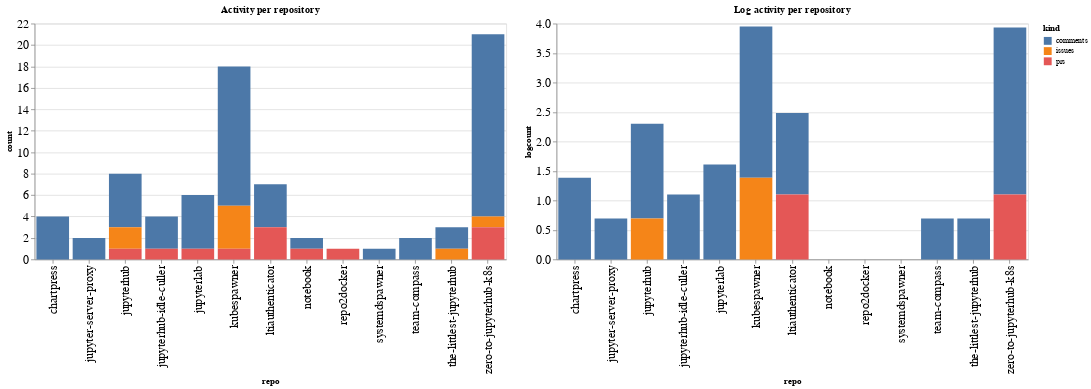

The notebook cell saved with this chart:
### Code cell
ch1 = alt.Chart(repo_summaries, width=600, title="Activity per repository").mark_bar().encode(
    x='repo',
    y='count',
    color='kind',
    tooltip="kind"
)

ch2 = alt.Chart(repo_summaries, width=600, title="Log activity per repository").mark_bar().encode(
    x='repo',
    y='logcount',
    color='kind',
    tooltip="kind"
)

ch1 | ch2

### Figure 1 — Vega-Lite specification as saved in the notebook (floating-point values rounded to 4 significant figures)
{"config": {"axisLeft": {"labelFontSize": 15}, "axisBottom": {"labelFontSize": 15}}, "hconcat": [{"mark": "bar", "encoding": {"color": {"type": "nominal", "field": "kind"}, "tooltip": {"type": "nominal", "field": "kind"}, "x": {"type": "nominal", "field": "repo"}, "y": {"type": "quantitative", "field": "count"}}, "title": "Activity per repository", "width": 600}, {"mark": "bar", "encoding": {"color": {"type": "nominal", "field": "kind"}, "tooltip": {"type": "nominal", "field": "kind"}, "x": {"type": "nominal", "field": "repo"}, "y": {"type": "quantitative", "field": "logcount"}}, "title": "Log activity per repository", "width": 600}], "data": {"name": "data-0d2c28d3f8e09e6eb63073e9324a3b75"}, "$schema": "https://vega.github.io/schema/vega-lite/v4.8.1.json", "datasets": {"data-0d2c28d3f8e09e6eb63073e9324a3b75": [{"repo": "chartpress", "kind": "comments", "count": 4, "logcount": 1.386}, {"repo": "jupyter-server-proxy", "kind": "comments", "count": 2, "logcount": 0.6931}, {"repo": "jupyterhub", "kind": "comments", "count": 5, "logcount": 1.609}, {"repo": "jupyterhub", "kind": "issues", "count": 2, "logcount": 0.6931}, {"repo": "jupyterhub", "kind": "prs", "count": 1, "logcount": 0.0}, {"repo": "jupyterhub-idle-culler", "kind": "comments", "count": 3, "logcount": 1.099}, {"repo": "jupyterhub-idle-culler", "kind": "prs", "count": 1, "logcount": 0.0}, {"repo": "jupyterlab", "kind": "comments", "count": 5, "logcount": 1.609}, {"repo": "jupyterlab", "kind": "prs", "count": 1, "logcount": 0.0}, {"repo": "kubespawner", "kind": "comments", "count": 13, "logcount": 2.565}, {"repo": "kubespawner", "kind": "issues", "count": 4, "logcount": 1.386}, {"repo": "kubespawner", "kind": "prs", "count": 1, "logcount": 0.0}, {"repo": "ltiauthenticator", "kind": "comments", "count": 4, "logcount": 1.386}, {"repo": "ltiauthenticator", "kind": "prs", "count": 3, "logcount": 1.099}, {"repo": "notebook", "kind": "comments", "count": 1, "logcount": 0.0}, {"repo": "notebook", "kind": "prs", "count": 1, "logcount": 0.0}, {"repo": "repo2docker", "kind": "prs", "count": 1, "logcount": 0.0}, {"repo": "systemdspawner", "kind": "comments", "count": 1, "logcount": 0.0}, {"repo": "team-compass", "kind": "comments", "count": 2, "logcount": 0.6931}, {"repo": "the-littlest-jupyterhub", "kind": "comments", "count": 2, "logcount": 0.6931}, {"repo": "the-littlest-jupyterhub", "kind": "issues", "count": 1, "logcount": 0.0}, {"repo": "zero-to-jupyterhub-k8s", "kind": "comments", "count": 17, "logcount": 2.833}, {"repo": "zero-to-jupyterhub-k8s", "kind": "issues", "count": 1, "logcount": 0.0}, {"repo": "zero-to-jupyterhub-k8s", "kind": "prs", "count": 3, "logcount": 1.099}]}}
